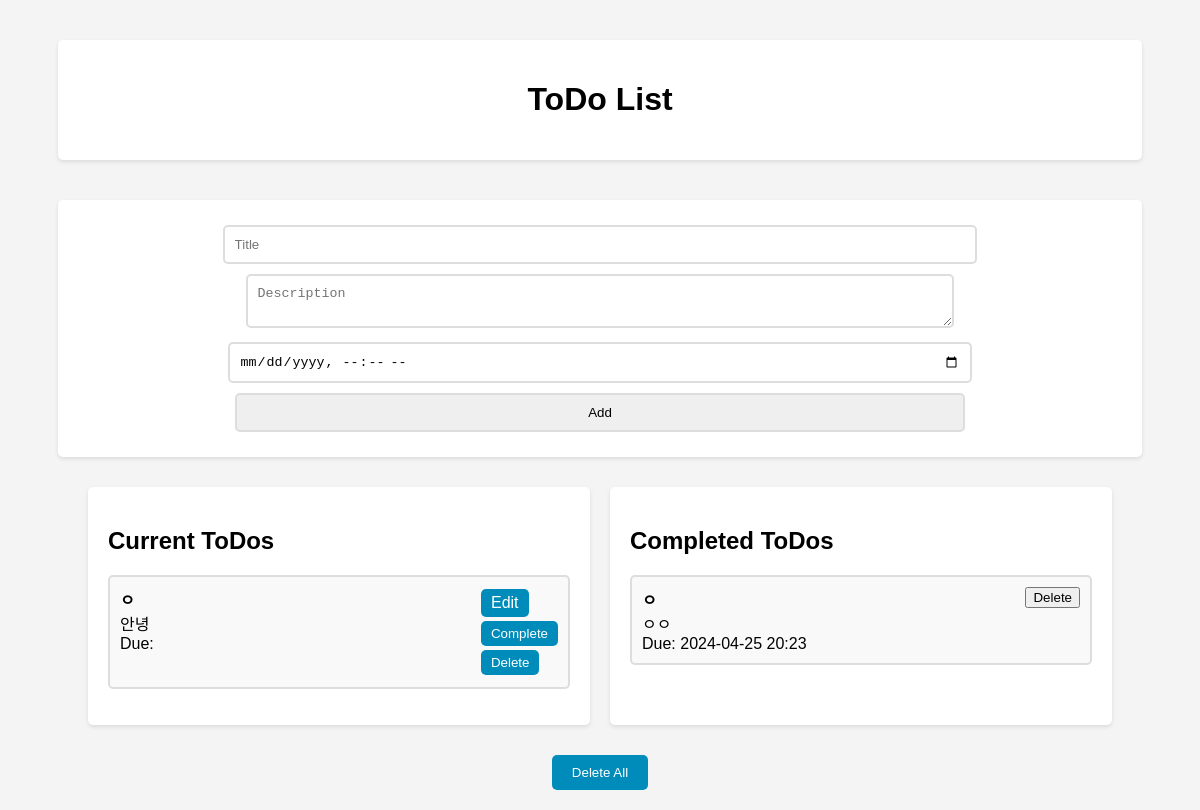
Before: / with the older database file.
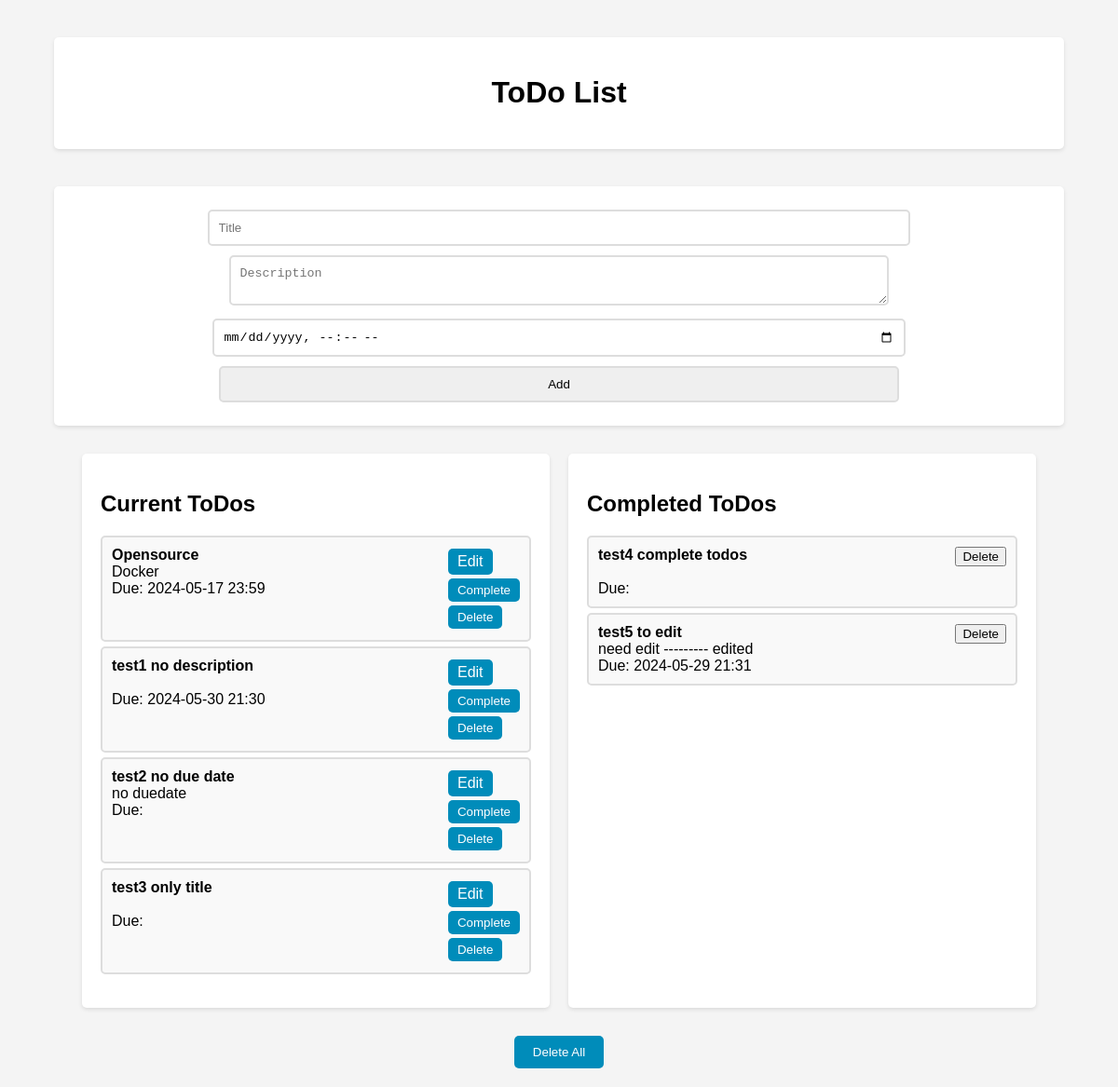
After: the same page with the newer database file.
### todolist/models.py (models this page shows, shortened)
class Todo(models.Model):
    title = models.CharField(max_length=100)
    description = models.TextField(blank=True, null=True)
    due_date = models.DateTimeField(blank=True, null=True)
    completed = models.BooleanField(default=False)
    created = models.DateTimeField(auto_now_add=True)

### todolist/views.py (the view)
# urls.py: path('', views.todo_list, name='todo_list'),
def todo_list(request):
    todos = Todo.objects.filter(completed=False)
    completed_todos = Todo.objects.filter(completed=True)
    return render(request, 'todolist/todo_list.html', {'todos': todos, 'completed_todos': completed_todos})

### todolist/templates/todolist/todo_list.html (shortened to what this page needs)
{% load static %}
<!DOCTYPE html>
<html>
<head>
    <link rel="stylesheet" type="text/css" href="{% static 'todolist/styles.css' %}">
</head>
<body>
    <div class="title-container">
        <h1>ToDo List</h1>
    </div>
    <div class="add-todo-container">
        <form method="post" action="/add/">
            <input type="text" name="title" class="add-todo-input" placeholder="Title" required>
            <textarea name="description" placeholder="Description"></textarea>
            <input type="datetime-local" name="due_date" placeholder="Due Date">
            <button type="submit">Add</button>
        </form>
    </div>
    <div class="todos-container">
        <div class="todos current-todos">
            <h2>Current ToDos</h2>
            <ul>
                {% for todo in todos %}
                    <li class="todo-item">
                        <div>
                            <span><strong>{{ todo.title }}</strong></span><br>
                            <span>{{ todo.description }}</span><br>
                            <span>Due: {{ todo.due_date|date:"Y-m-d H:i" }}</span><br>
                        </div>
                        <div class="todo-item-actions">
                            <a href="{% url 'edit_todo' todo.id %}" class="btn">Edit</a>
                            <form method="post" action="/complete/{{ todo.id }}/" style="display:inline;">
                                <button type="submit" class="btn">Complete</button>
                            </form>
                            <form method="post" action="/delete/{{ todo.id }}/" style="display:inline;">
                                <button type="submit" class="btn">Delete</button>
                            </form>
                        </div>
                    </li>
                {% endfor %}
            </ul>
        </div>
        <div class="todos completed-todos">
            <h2>Completed ToDos</h2>
            <ul>
                {% for todo in completed_todos %}
                    <li class="completed-item">
                        <div>
                            <span><strong>{{ todo.title }}</strong></span><br>
                            <span>{{ todo.description }}</span><br>
                            <span>Due: {{ todo.due_date|date:"Y-m-d H:i" }}</span><br>
                        </div>
                        <form method="post" action="/delete/{{ todo.id }}/" style="display:inline;">
                            <button type="submit" class="btn">Delete</button>
                        </form>
                    </li>
                {% endfor %}
            </ul>
        </div>
    </div>
    <div class="delete-all-container">
        <form method="post" action="/delete_all/">
            <button type="submit" class="delete-all-btn">Delete All</button>
        </form>
    </div>
</body>
</html>

### todolist/static/todolist/styles.css (style rules this page uses)
body { font-family: Arial, sans-serif; background-color: #f4f4f4; margin: 0; padding: 20px; display: flex; flex-direction: column; align-items: center; }
.title-container, .add-todo-container { width: 90%; text-align: center; margin: 20px 0; padding: 20px; background-color: #fff; border-radius: 5px; box-shadow: 0 2px 4px rgba(0,0,0,0.1); }
.add-todo-input, .add-todo-container form button, .add-todo-container textarea, .add-todo-container input[type="datetime-local"], .add-todo-container select { padding: 10px; margin: 5px; border-radius: 5px; border: 2px solid #ddd; width: 70%; }
.add-todo-container textarea, .add-todo-container select { width: calc(70% - 22px); box-sizing: border-box; }
.add-todo-container input[type="datetime-local"] { width: calc(70% - 10px); }
.todos-container { display: flex; width: 90%; justify-content: space-between; flex-wrap: wrap; }
.todos { flex: 1; margin: 10px; background-color: #fff; padding: 20px; border-radius: 5px; box-shadow: 0 2px 4px rgba(0,0,0,0.1); min-width: 300px; }
ul { list-style-type: none; padding: 0; }
.todo-item, .completed-item { display: flex; justify-content: space-between; align-items: flex-start; padding: 10px; margin-bottom: 5px; border-radius: 5px; border: 2px solid #ddd; background-color: #f9f9f9; }
.todo-item-actions { display: flex; flex-direction: column; align-items: flex-start; margin-left: 10px; }
.todo-item-actions a, .todo-item-actions button { background-color: #008CBA; color: white; padding: 5px 10px; text-decoration: none; border: none; cursor: pointer; border-radius: 5px; margin: 2px 0; }
.delete-all-container { width: 90%; text-align: center; margin-top: 20px; }
.delete-all-btn { padding: 10px 20px; background-color: #008CBA; color: white; border: none; cursor: pointer; border-radius: 5px; }

Changed rows visible on the page:
removed Todo: title "ㅇ", description "안녕", shown under "Current ToDos"
removed Todo: title "ㅇ", description "ㅇㅇ", due_date "2024-04-25 20:23", shown under "Completed ToDos"
added Todo: title "Opensource", description "Docker", due_date "2024-05-17 23:59", shown under "Current ToDos"
added Todo: title "test1 no description", due_date "2024-05-30 21:30", shown under "Current ToDos"
added Todo: title "test2 no due date", description "no duedate", shown under "Current ToDos"
added Todo: title "test3 only title", shown under "Current ToDos"
added Todo: title "test4 complete todos", shown under "Completed ToDos"
added Todo: title "test5 to edit", description "need edit --------- edited", due_date "2024-05-29 21:31", shown under "Completed ToDos"
